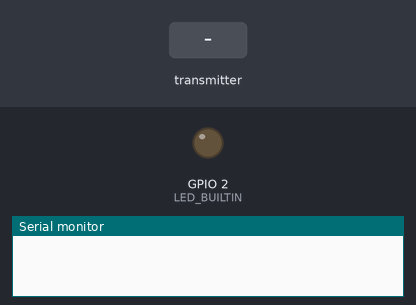
This program was run on a simulated ESP8266 (NodeMCU). Shown: output pins drawn as LEDs (lit = HIGH, except the on-board LED, lit = LOW), the last lines printed to the serial monitor. The inputs (shaded band) are chosen by the test bench.

Above: at 1.2 s.
1.3 s: the transmitter starts sending b = 0
At 1.5 s:
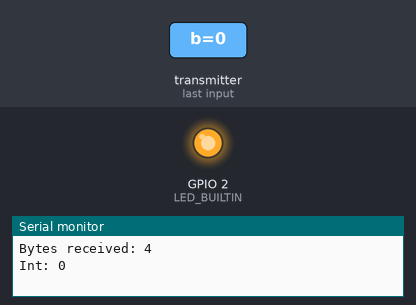
Timing chart, 0 to 10.3 s (numbered marks = the images above; inputs shaded):
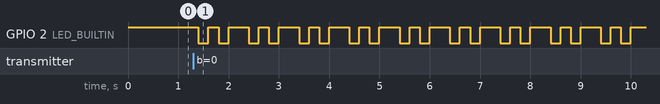

The program:

main.cpp
```cpp
// (licence header left out)
#include <ESP8266WiFi.h>
#include <espnow.h>

// activate the LED if message received
bool current_receive_OK;

// Structure example to receive data
// Must match the sender structure
typedef struct struct_message {
    //char a[32];
    int b;
    //float c;
    //String d;
    //bool e;
} struct_message;

// Create a struct_message called myData
struct_message myData;

// Callback function that will be executed when data is received
void OnDataRecv(uint8_t * mac, uint8_t *incomingData, uint8_t len) {
  memcpy(&myData, incomingData, sizeof(myData));
  //int32_t RSSI = WiFi.RSSI(0);

  Serial.print("Bytes received: ");
  Serial.println(len);
  //Serial.print("Char: ");
  //Serial.println(myData.a);
  Serial.print("Int: ");
  Serial.println(myData.b);
  //Serial.print("Float: ");
  //Serial.println(myData.c);
  //Serial.print("String: ");
  //Serial.println(myData.d);
  //Serial.print("Bool: ");
  //Serial.println(myData.e);
  Serial.println();
  //Serial.print(RSSI);
  //delay(1000);
  current_receive_OK = true;
}

void setup() {
  // Initialize Serial Monitor
  Serial.begin(115200);
  pinMode(LED_BUILTIN, OUTPUT);
  digitalWrite(LED_BUILTIN, HIGH); //turn the LED off
  // Set device as a Wi-Fi Station
  WiFi.mode(WIFI_STA);

  // Init ESP-NOW
  if (esp_now_init() != 0) {
    Serial.println("Error initializing ESP-NOW");
    return;
  }

  // Once ESPNow is successfully Init, we will register for recv CB to
  // get recv packer info
  esp_now_set_self_role(ESP_NOW_ROLE_SLAVE);
  esp_now_register_recv_cb(OnDataRecv);

  current_receive_OK = false;
}

void loop() {
  //Serial.println("in the loop...");
  if (current_receive_OK){
    digitalWrite(LED_BUILTIN, LOW); //turn the LED on
    current_receive_OK = false;
  }

  delay(200);
  digitalWrite(LED_BUILTIN, HIGH); //turn the LED off
}
```

Measured:
- after the input at 1.3 s, GPIO 2 (LED_BUILTIN): HIGH → LOW after 0.10 s, then repeats every 1.0 s: HIGH 0.20 s, LOW 0.20 s, HIGH 0.40 s, LOW 0.20 s
